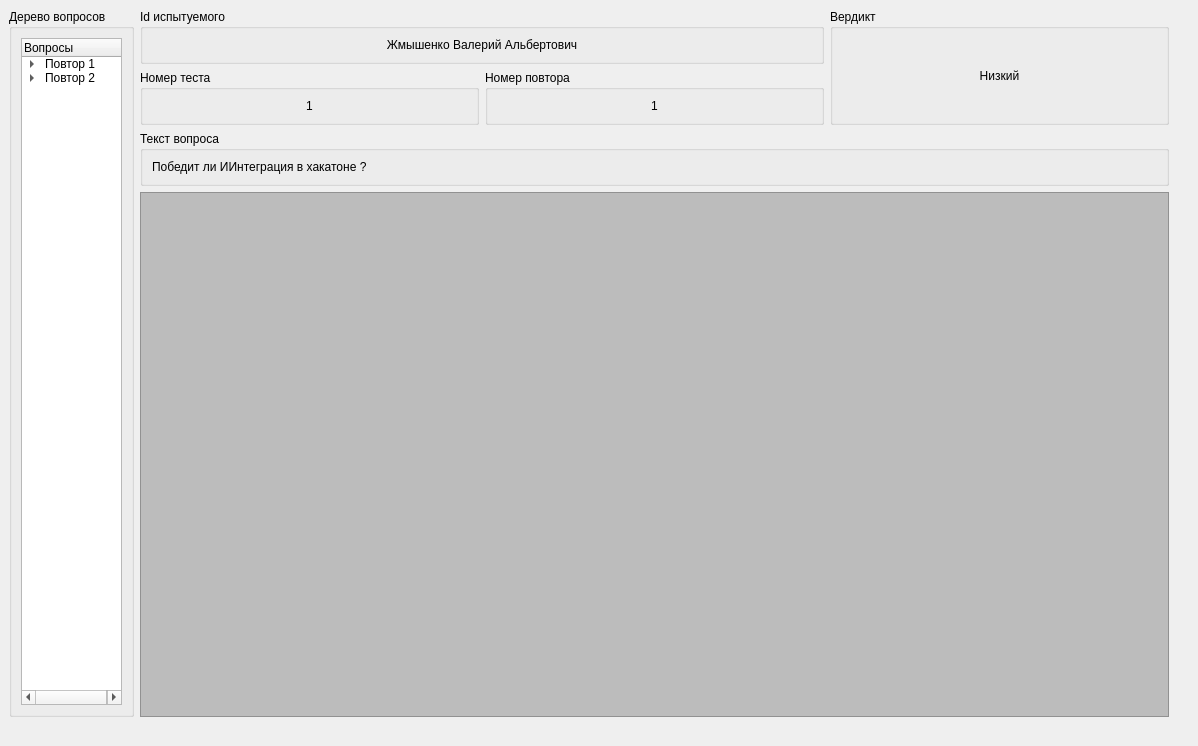
<?xml version="1.0" encoding="UTF-8"?>
<ui version="4.0">
 <class>MainWindow</class>
 <widget class="QMainWindow" name="MainWindow">
  <property name="geometry">
   <rect>
    <x>0</x>
    <y>0</y>
    <width>1198</width>
    <height>746</height>
   </rect>
  </property>
  <property name="minimumSize">
   <size>
    <width>800</width>
    <height>600</height>
   </size>
  </property>
  <property name="maximumSize">
   <size>
    <width>1920</width>
    <height>1080</height>
   </size>
  </property>
  <property name="windowTitle">
   <string>MainWindow</string>
  </property>
  <widget class="QWidget" name="centralwidget">
   <property name="maximumSize">
    <size>
     <width>1920</width>
     <height>16777215</height>
    </size>
   </property>
   <layout class="QGridLayout" name="gridLayout_12">
    <item row="0" column="0">
     <layout class="QGridLayout" name="Mainloyaut">
      <item row="0" column="1">
       <layout class="QGridLayout" name="IdVerdiktNomerNomerTextLayout">
        <item row="0" column="2" rowspan="2">
         <widget class="QGroupBox" name="verdickt_box">
          <property name="title">
           <string>Вердикт</string>
          </property>
          <layout class="QGridLayout" name="gridLayout_7">
           <item row="0" column="0">
            <widget class="QLabel" name="verdict_label">
             <property name="styleSheet">
              <string notr="true">font: 14pt &quot;MS Shell Dlg 2&quot;;</string>
             </property>
             <property name="text">
              <string>Низкий</string>
             </property>
             <property name="alignment">
              <set>Qt::AlignCenter</set>
             </property>
            </widget>
           </item>
          </layout>
         </widget>
        </item>
        <item row="2" column="0" colspan="3">
         <widget class="QGroupBox" name="textvoprosa_box">
          <property name="styleSheet">
           <string notr="true">font: 10pt &quot;MS Shell Dlg 2&quot;;</string>
          </property>
          <property name="title">
           <string>Текст вопроса</string>
          </property>
          <layout class="QGridLayout" name="gridLayout_8">
           <item row="0" column="0">
            <widget class="QLabel" name="textvoprosa_label">
             <property name="styleSheet">
              <string notr="true">font: 14pt &quot;MS Shell Dlg 2&quot;;</string>
             </property>
             <property name="text">
              <string>Победит ли ИИнтеграция в хакатоне ?</string>
             </property>
            </widget>
           </item>
          </layout>
         </widget>
        </item>
        <item row="1" column="0">
         <widget class="QGroupBox" name="nomertest_box">
          <property name="styleSheet">
           <string notr="true">font: 10pt &quot;MS Shell Dlg 2&quot;;</string>
          </property>
          <property name="title">
           <string>Номер теста</string>
          </property>
          <layout class="QGridLayout" name="gridLayout_5">
           <item row="0" column="0">
            <widget class="QLabel" name="nomertest">
             <property name="styleSheet">
              <string notr="true">font: 14pt &quot;MS Shell Dlg 2&quot;;</string>
             </property>
             <property name="text">
              <string>1</string>
             </property>
             <property name="alignment">
              <set>Qt::AlignCenter</set>
             </property>
            </widget>
           </item>
          </layout>
         </widget>
        </item>
        <item row="1" column="1">
         <widget class="QGroupBox" name="nomerpovtora_box">
          <property name="styleSheet">
           <string notr="true">font: 10pt &quot;MS Shell Dlg 2&quot;;</string>
          </property>
          <property name="title">
           <string>Номер повтора</string>
          </property>
          <layout class="QGridLayout" name="gridLayout_6">
           <item row="0" column="0">
            <widget class="QLabel" name="nomervoprosa_label">
             <property name="styleSheet">
              <string notr="true">font: 14pt &quot;MS Shell Dlg 2&quot;;</string>
             </property>
             <property name="text">
              <string>1</string>
             </property>
             <property name="alignment">
              <set>Qt::AlignCenter</set>
             </property>
            </widget>
           </item>
          </layout>
         </widget>
        </item>
        <item row="0" column="0" colspan="2">
         <widget class="QGroupBox" name="Id_ispt_box">
          <property name="styleSheet">
           <string notr="true">font: 10pt &quot;MS Shell Dlg 2&quot;;</string>
          </property>
          <property name="title">
           <string>Id испытуемого</string>
          </property>
          <layout class="QGridLayout" name="gridLayout_4">
           <item row="0" column="0">
            <widget class="QLabel" name="id_ispt_label">
             <property name="styleSheet">
              <string notr="true">font: 14pt &quot;MS Shell Dlg 2&quot;;</string>
             </property>
             <property name="text">
              <string>Жмышенко Валерий Альбертович</string>
             </property>
             <property name="alignment">
              <set>Qt::AlignCenter</set>
             </property>
            </widget>
           </item>
          </layout>
         </widget>
        </item>
       </layout>
      </item>
      <item row="1" column="1">
       <layout class="QGridLayout" name="plotGrid">
        <item row="0" column="0">
         <widget class="QFrame" name="PlotFrame">
          <property name="styleSheet">
           <string notr="true">background-color: rgb(188, 188, 188);</string>
          </property>
          <property name="frameShape">
           <enum>QFrame::StyledPanel</enum>
          </property>
          <property name="frameShadow">
           <enum>QFrame::Raised</enum>
          </property>
         </widget>
        </item>
       </layout>
      </item>
      <item row="2" column="1">
       <spacer name="horizontalSpacer">
        <property name="orientation">
         <enum>Qt::Horizontal</enum>
        </property>
        <property name="sizeHint" stdset="0">
         <size>
          <width>1308</width>
          <height>20</height>
         </size>
        </property>
       </spacer>
      </item>
      <item row="1" column="2">
       <spacer name="verticalSpacer">
        <property name="orientation">
         <enum>Qt::Vertical</enum>
        </property>
        <property name="sizeHint" stdset="0">
         <size>
          <width>20</width>
          <height>458</height>
         </size>
        </property>
       </spacer>
      </item>
      <item row="0" column="0" rowspan="2">
       <layout class="QGridLayout" name="derevoGrid">
        <item row="0" column="0">
         <widget class="QGroupBox" name="Derevo_box">
          <property name="title">
           <string>Дерево вопросов</string>
          </property>
          <layout class="QGridLayout" name="gridLayout_2">
           <item row="0" column="0">
            <widget class="QTreeWidget" name="treeWidget">
             <property name="styleSheet">
              <string notr="true">font: 14pt &quot;MS Shell Dlg 2&quot;;</string>
             </property>
             <column>
              <property name="text">
               <string>Вопросы</string>
              </property>
             </column>
             <item>
              <property name="text">
               <string>Повтор 1</string>
              </property>
              <item>
               <property name="text">
                <string>1 (Котики или Щеночки)</string>
               </property>
              </item>
              <item>
               <property name="text">
                <string>2 (Кто Где Когда)</string>
               </property>
              </item>
             </item>
             <item>
              <property name="text">
               <string>Повтор 2</string>
              </property>
              <item>
               <property name="text">
                <string>1 (Зачем она мне)</string>
               </property>
              </item>
              <item>
               <property name="text">
                <string>2 (Котики или Щеночки)</string>
               </property>
              </item>
             </item>
            </widget>
           </item>
          </layout>
         </widget>
        </item>
       </layout>
      </item>
     </layout>
    </item>
   </layout>
  </widget>
 </widget>
 <resources/>
 <connections/>
</ui>
